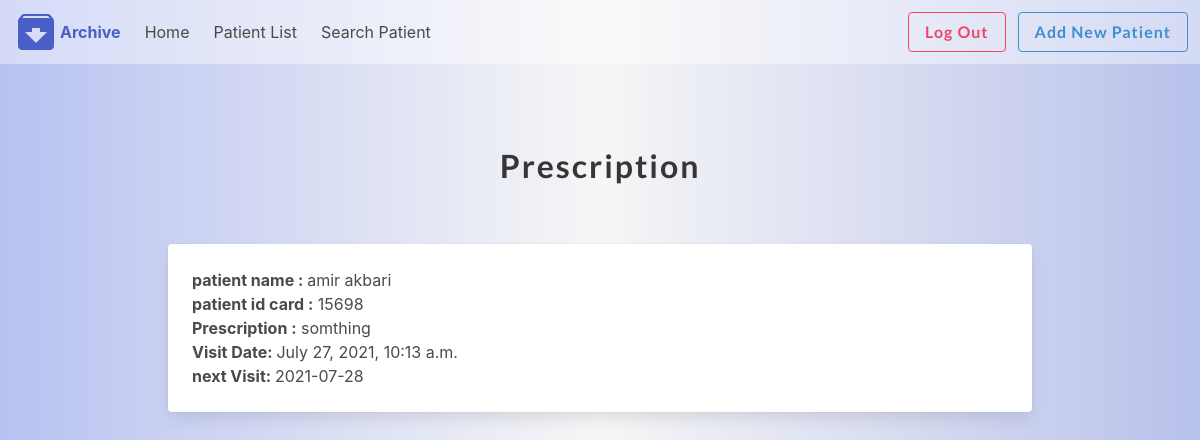
Screenshot of /patient/13/Prescription (signed in) with the database file from the repository.
### patienthistory/models.py (models this page shows, shortened)
class Patient(models.Model):
    drId = models.ForeignKey(User, on_delete=models.CASCADE, default=1)
    first_name = models.CharField(max_length=50, null=True, blank=True)
    last_name = models.CharField(max_length=50, null=True, blank=True)
    picture = models.ImageField(upload_to=user_directory_path, blank=True, null=True, verbose_name='Picture')
    phone = models.CharField(max_length=50, null=True, blank=True)
    about = models.TextField(max_length=300, null=True, blank=True)
    email = models.CharField(max_length=50, null=True, blank=True)
    Id_card_number = models.CharField(max_length=50, null=True, blank=True)
    location = models.CharField(max_length=50, null=True, blank=True)
    illness = models.CharField(max_length=50, null=True, blank=True)

class PatientHistory(models.Model):
    PatientId = models.ForeignKey(Patient, on_delete=models.CASCADE, blank=True, null=True)
    Prescription = models.TextField(max_length=300, null=True, blank=True)
    nextVisit = models.CharField(null=True, blank=True, max_length=30)
    picture = models.ImageField(upload_to=user_hitory_path, blank=True, null=True, verbose_name='Picture')
    VisitDate = models.DateTimeField(auto_now_add=True, blank=True)
    Description = models.TextField(max_length=300, null=True, blank=True)

### patienthistory/views.py (the view)
# urls.py: path('<history>/Prescription', views.Prescription, name='Prescription'),
@login_required
def Prescription(request, history):
    history = PatientHistory.objects.get(id=history)
    username = Patient.objects.get(id=history.PatientId_id)
    context = {'history': history,
               'username': username
               }
    return render(request, 'patienthistory/Prescription.html', context)

### patienthistory/templates/patienthistory/Prescription.html (shortened to what this page needs)
{% extends 'patienthistory/base.html' %}
{% block content %}
    <section class="section">
        <div class="container">
            <div class="columns is-mobile is-centered">
                <div class="column">
                    <br>
                    <div class="column">
                        <h1 class="title" style="text-align: center">
                            Prescription
                        </h1>
                    </div>
                    <section class="section">
                        <div class="container">
                            <div class="card">
                                <div class="card-content">
                                    <div class="content">
                                        <b> patient name : </b>{{ username.first_name }} {{ username.last_name }} <br>
                                        <b>patient id card :</b> {{ username.Id_card_number }} <br>
                                        <b>Prescription :</b> {{ history.Prescription }} <br>
                                        <b>Visit Date: </b> {{ history.VisitDate }} <br>
                                        {% if history.nextVisit %}
                                            <b>next Visit: </b> {{ history.nextVisit }}<br>
                                        {% endif %}
                                    </div>
                                </div>
                            </div>
                        </div>
                    </section>
                </div>
            </div>
        </div>
    </section>
{% endblock %}

### patienthistory/static/patienthistory/style.css (style rules this page uses)
body { margin: 0; }
h1 { font-family: 'Lato', sans-serif; font-weight: 300; letter-spacing: 2px; font-size: 48px; }

### rows the page displays
Patient: first_name "amir", last_name "akbari", Id_card_number "15698"
PatientHistory: Prescription "somthing", VisitDate "July 27, 2021, 10:13 a.m.", nextVisit "2021-07-28"
